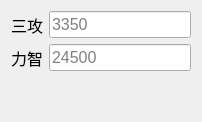
                   <widget class="QWidget" name="tab_2">
                    <attribute name="title">
                     <string>C模板</string>
                    </attribute>
                    <layout class="QVBoxLayout" name="verticalLayout_5">
                     <item>
                      <layout class="QHBoxLayout" name="horizontalLayout_12">
                       <item>
                        <widget class="QLabel" name="label_34">
                         <property name="font">
                          <font>
                           <pointsize>12</pointsize>
                          </font>
                         </property>
                         <property name="text">
                          <string>三攻</string>
                         </property>
                        </widget>
                       </item>
                       <item>
                        <widget class="QLineEdit" name="c_attack">
                         <property name="font">
                          <font>
                           <pointsize>12</pointsize>
                          </font>
                         </property>
                         <property name="placeholderText">
                          <string>3350</string>
                         </property>
                        </widget>
                       </item>
                      </layout>
                     </item>
                     <item>
                      <layout class="QHBoxLayout" name="horizontalLayout_18">
                       <item>
                        <widget class="QLabel" name="label_35">
                         <property name="font">
                          <font>
                           <pointsize>12</pointsize>
                          </font>
                         </property>
                         <property name="text">
                          <string>力智</string>
                         </property>
                        </widget>
                       </item>
                       <item>
                        <widget class="QLineEdit" name="c_intellect">
                         <property name="font">
                          <font>
                           <pointsize>12</pointsize>
                          </font>
                         </property>
                         <property name="text">
                          <string/>
                         </property>
                         <property name="placeholderText">
                          <string>24500</string>
                         </property>
                        </widget>
                       </item>
                      </layout>
                     </item>
                     <item>
                      <spacer name="verticalSpacer_4">
                       <property name="orientation">
                        <enum>Qt::Vertical</enum>
                       </property>
                       <property name="sizeHint" stdset="0">
                        <size>
                         <width>20</width>
                         <height>40</height>
                        </size>
                       </property>
                      </spacer>
                     </item>
                    </layout>
                   </widget>
